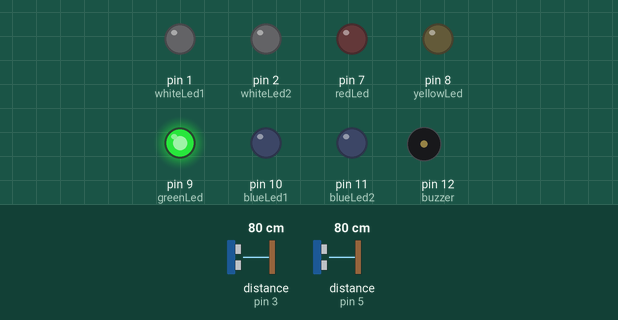
Simulated run of this sketch. Board: Arduino Uno, built with avr-gcc and run on an emulated ATmega328P. Shown: output pins drawn as LEDs (lit = HIGH), buzzer (waves = sounding). Wiring (inferred from the names in the program): 2 × ultrasonic range finder: trigger pin 4, echo pin 3 / trigger pin 6, echo pin 5. The inputs (shaded band) are chosen by the test bench; at power-on: distance to the obstacle (sensors on pin 5, pin 3) 80 cm. The echo pulse lasts 58.3 µs per cm; pins used as bus, display or sensor lines are not drawn.

Above: at 1.2 s.
1.3 s: distance to the obstacle (sensor on pin 5) set to 12 cm
2.8 s: distance to the obstacle (sensor on pin 5) set to 9 cm
At 3.1 s:
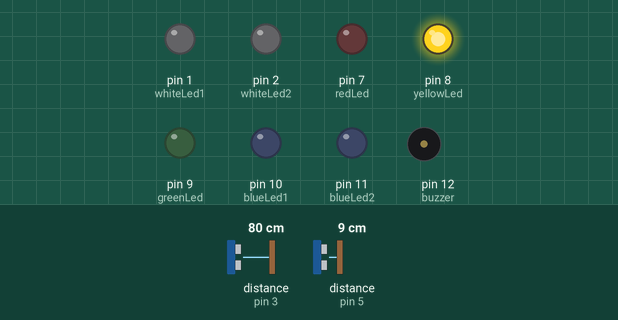
4.3 s: distance to the obstacle (sensor on pin 5) set to 7 cm
5.8 s: distance to the obstacle (sensor on pin 5) set to 4 cm
At 6.2 s:
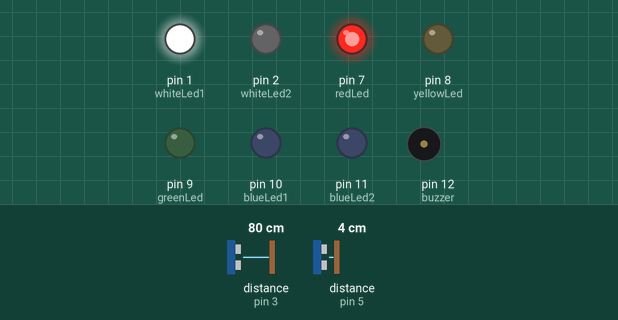
At 9.2 s:
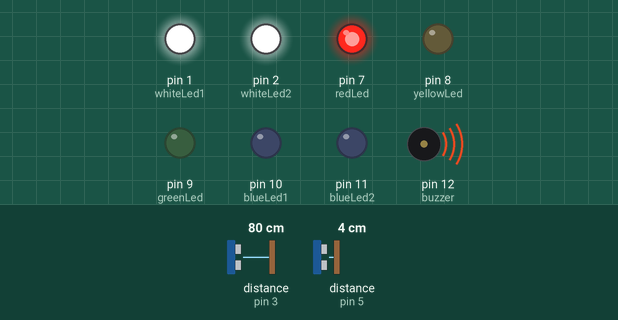
Timing chart, 0 to 9.8 s (numbered marks = the images above; inputs shaded):
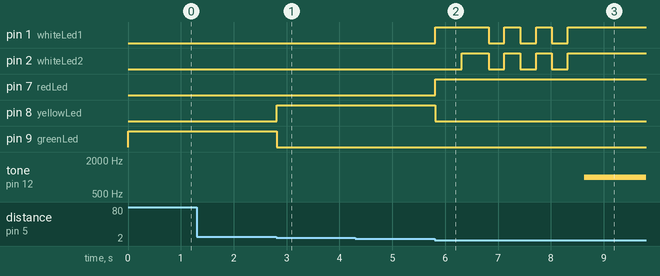

The sketch:

simulacija.ino
```cpp
// Pin definicije
const int redLed = 7;
const int yellowLed = 8;
const int greenLed = 9;

const int trig1 = 6;
const int echo1 = 5;
const int trig2 = 4;
const int echo2 = 3;

const int whiteLed1 = 1;
const int whiteLed2 = 2;
const int blueLed1 = 10;
const int blueLed2 = 11;
const int buzzer = 12;

// Promjenjive za logiku
bool whiteActive = false;
bool blueInterrupt = false;
bool blueRunning = false;
int whiteStage = 0;

long duration;
float distance1, distance2;

void setup() {
  pinMode(redLed, OUTPUT);
  pinMode(yellowLed, OUTPUT);
  pinMode(greenLed, OUTPUT);
  pinMode(trig1, OUTPUT);
  pinMode(echo1, INPUT);
  pinMode(trig2, OUTPUT);
  pinMode(echo2, INPUT);
  pinMode(whiteLed1, OUTPUT);
  pinMode(whiteLed2, OUTPUT);
  pinMode(blueLed1, OUTPUT);
  pinMode(blueLed2, OUTPUT);
  pinMode(buzzer, OUTPUT);

  digitalWrite(greenLed, HIGH); // start with green
}

float readDistance(int trig, int echo) {
  digitalWrite(trig, LOW);
  delayMicroseconds(2);
  digitalWrite(trig, HIGH);
  delayMicroseconds(10);
  digitalWrite(trig, LOW);
  duration = pulseIn(echo, HIGH);
  return duration * 0.034 / 2;
}

void loop() {
  distance1 = readDistance(trig1, echo1);
  distance2 = readDistance(trig2, echo2);

  if (!whiteActive && !blueRunning) {
    if (distance1 <= 10) {
      digitalWrite(greenLed, LOW);
      digitalWrite(yellowLed, HIGH);
      if (distance1 <= 5) {
        digitalWrite(yellowLed, LOW);
        digitalWrite(redLed, HIGH);
        whiteActive = true;
        whiteStage = 0;
      }
    } else {
      digitalWrite(redLed, LOW);
      digitalWrite(yellowLed, LOW);
      digitalWrite(greenLed, HIGH);
    }
  }

  if (whiteActive) {
    if (distance2 <= 10 && !blueRunning) {
      blueInterrupt = true;
      blueRunning = true;
      whiteActive = false;
      turnOffWhites();
      runBlueSequence();
    } else {
      runWhiteSequence();
    }
  }
}

void runWhiteSequence() {
  switch (whiteStage) {
    case 0:
      digitalWrite(whiteLed1, HIGH);
      delay(500);
      whiteStage++;
      break;
    case 1:
      digitalWrite(whiteLed2, HIGH);
      delay(500);
      whiteStage++;
      break;
    case 2:
      for (int i = 0; i < 6; i++) {
        digitalWrite(whiteLed1, i % 2);
        digitalWrite(whiteLed2, i % 2);
        delay(300);
      }
      whiteStage++;
      break;
    case 3:
      tone(buzzer, 1000);
      delay(4000);
      noTone(buzzer);
      resetAll();
      break;
  }
}
void runBlueSequence() {
  digitalWrite(blueLed1, HIGH);
  delay(500);
  digitalWrite(blueLed2, HIGH);
  delay(500);
  for (int i = 0; i < 6; i++) {
    digitalWrite(blueLed1, i % 2);
    digitalWrite(blueLed2, i % 2);
    delay(300);
  }
  tone(buzzer, 1000);
  delay(4000);
  noTone(buzzer);
  turnOffBlues();

  // NE NASTAVLJA se na bijelu sekvencu
  resetAll();
}

void turnOffWhites() {
  digitalWrite(whiteLed1, LOW);
  digitalWrite(whiteLed2, LOW);
}

void turnOffBlues() {
  digitalWrite(blueLed1, LOW);
  digitalWrite(blueLed2, LOW);
}

void resetAll() {
  turnOffWhites();
  turnOffBlues();
  digitalWrite(redLed, LOW);
  digitalWrite(yellowLed, LOW);
  digitalWrite(greenLed, HIGH);
  whiteActive = false;
  blueRunning = false;
  whiteStage = 0;
}
```

Measured:
- the behaviour switches between 11 and 10 cm on distance to the obstacle (sensor on pin 5) (found by bisection; images 0 and 1)
- the behaviour switches between 6 and 5 cm on distance to the obstacle (sensor on pin 5) (found by bisection; images 1 and 2)
- after the input at 1.3 s, every drawn part: stays the same
- after the input at 2.8 s, pin 8 (yellowLed): LOW → HIGH at once; pin 9 (greenLed): HIGH → LOW at once
- after the input at 4.3 s, every drawn part: stays the same
- after the input at 5.8 s, pin 1 (whiteLed1): LOW → HIGH at once, then repeats every 0.60 s: LOW 0.30 s, HIGH 0.30 s, until it stays HIGH from 8.3 s; pin 2 (whiteLed2): LOW → HIGH after 0.52 s, then repeats every 0.60 s: LOW 0.30 s, HIGH 0.30 s, until it stays HIGH from 8.3 s
